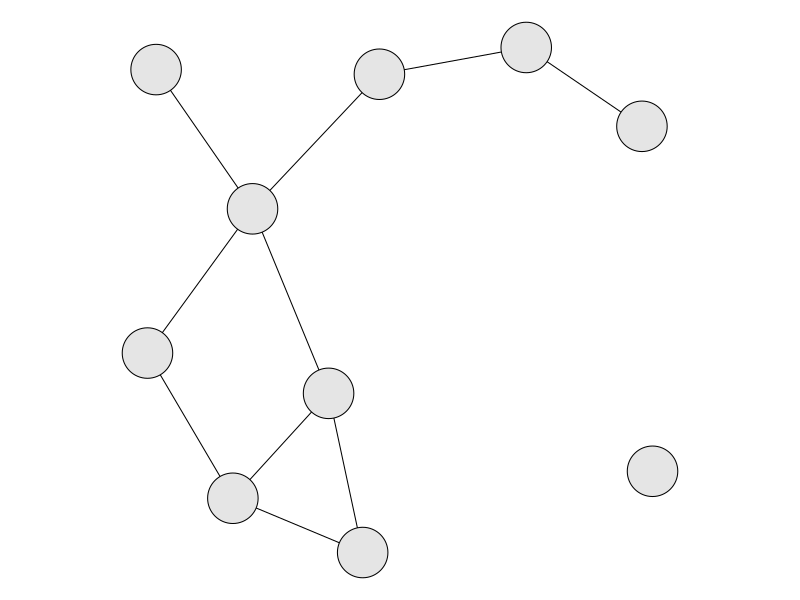
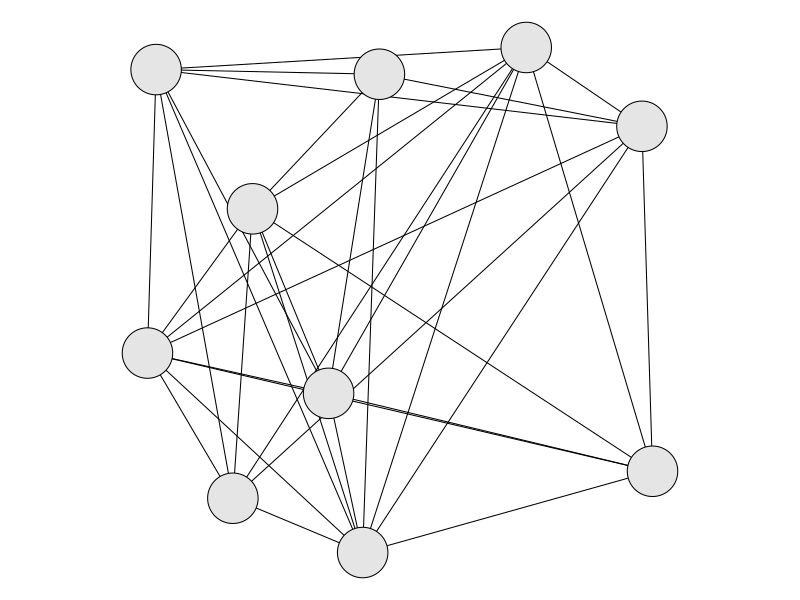
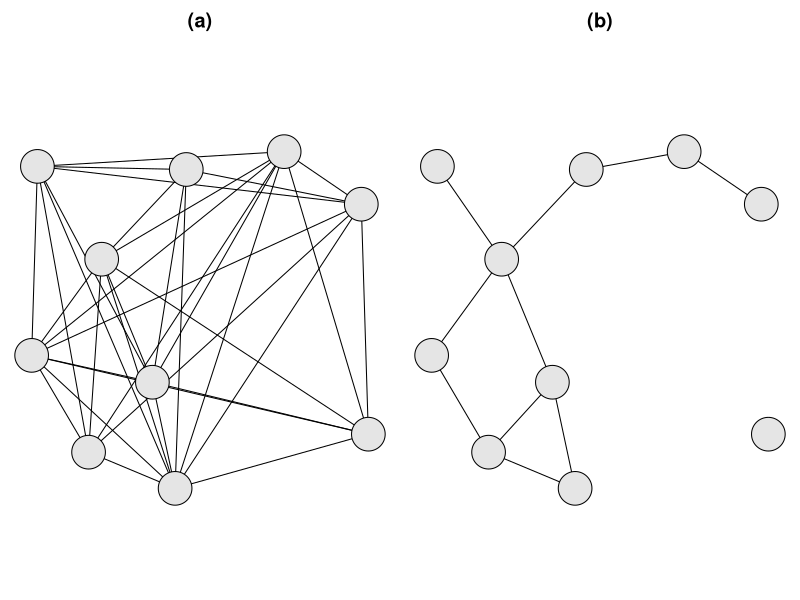

These figures' R source, in order:
# Load igraph
library(igraph)

# Set seed for reproducibility
# --- Create Sparse Graph ---
# 10 nodes, 10 edges (low density)
sparse_g <- erdos.renyi.game(n = 10, p.or.m = 10, type = "gnm", directed = FALSE)

# --- Create Dense Graph ---
# 10 nodes, 35 edges (high density, close to complete)
dense_g <- erdos.renyi.game(n = 10, p.or.m = 35, type = "gnm", directed = FALSE)

# --- Common Layout (same for both) ---
layout <- layout_with_fr(sparse_g) # Same layout for fair comparison

# --- Plot Sparse Graph ---
pdf("sparse_graph.pdf", width = 5, height = 5)
par(mar = c(0, 0, 0, 0))
plot(sparse_g,
  layout = layout,
  vertex.color = "gray90",
  vertex.label = NA,
  vertex.size = 20,
  edge.color = "black",
  edge.width = 1
)
dev.off()

# --- Plot Dense Graph ---
pdf("dense_graph.pdf", width = 5, height = 5)
par(mar = c(0, 0, 0, 0))
plot(dense_g,
  layout = layout,
  vertex.color = "gray90",
  vertex.label = NA,
  vertex.size = 20,
  edge.color = "black",
  edge.width = 1
)
dev.off()

pdf("sparse_dense_graphs.pdf", width = 4, height = 2.5)
par(mfrow = c(1, 2), mar = c(0, 0, 2, 0))

plot(dense_g,
  layout = layout,
  vertex.color = "gray90",
  vertex.label = NA,
  vertex.size = 20,
  edge.color = "black",
  edge.width = 1,
  main = "(a)"
)

plot(sparse_g,
  layout = layout,
  vertex.color = "gray90",
  vertex.label = NA,
  vertex.size = 20,
  edge.color = "black",
  edge.width = 1,
  main = "(b)"
)

dev.off()
par(mfrow = c(1, 1))
